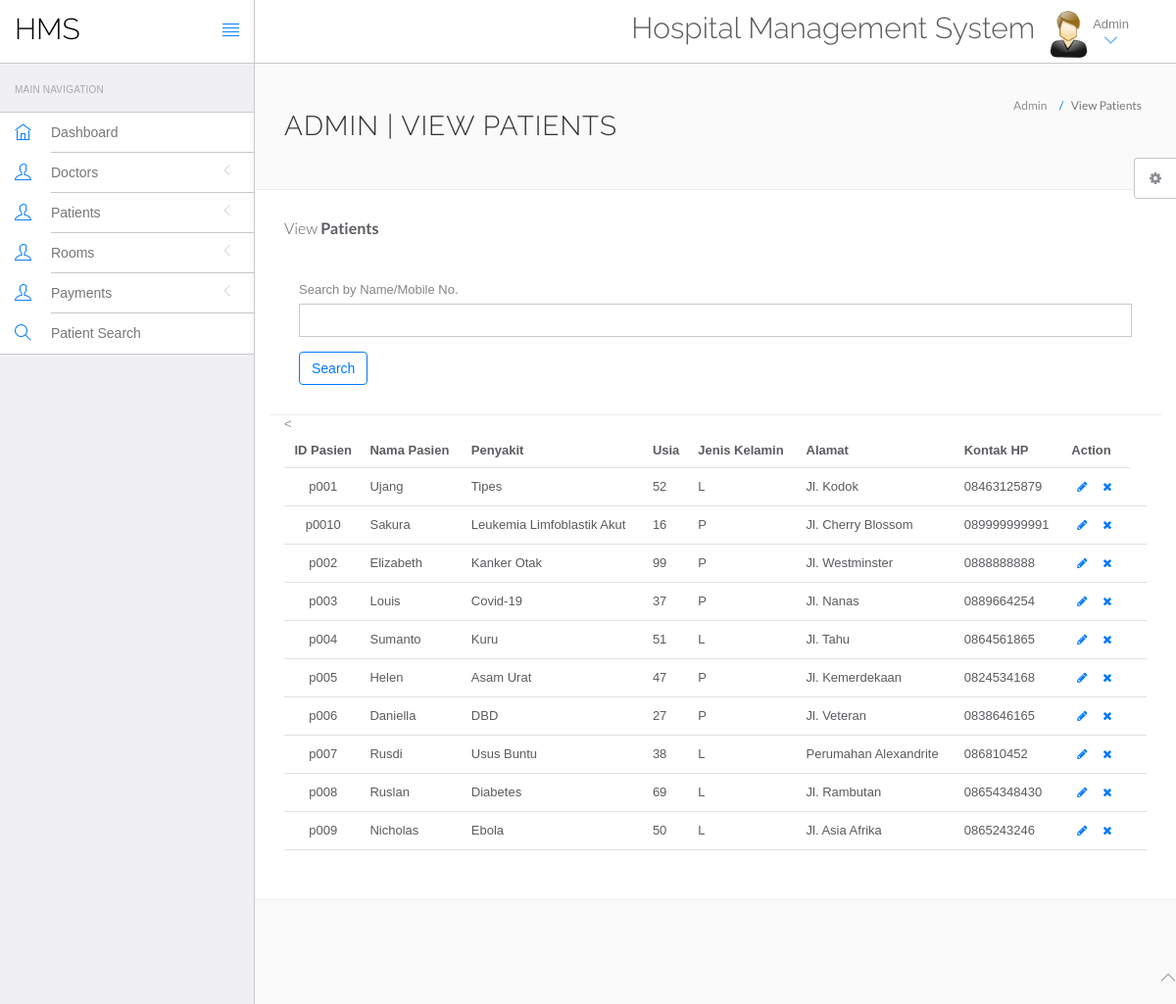
The page /hms/admin/manage-patient.php on the database its author committed.
### tables this page shows
CREATE TABLE `pasien` (
  `id_pasien` varchar(8) NOT NULL,
  `nama_pasien` varchar(50) NOT NULL,
  `penyakit` varchar(30) NOT NULL,
  `usia` int(3) NOT NULL,
  `jenis_kelamin` char(1) NOT NULL,
  `alamat` varchar(50) NOT NULL,
  `kontak_hp` varchar(15) NOT NULL
);

### hms/admin/manage-patient.php (the view, shortened to what this page needs)
<?php
include('include/config.php');
?>
<!DOCTYPE html>
<html lang="en">
	<head>
		<link rel="stylesheet" href="vendor/bootstrap/css/bootstrap.min.css">
		<link rel="stylesheet" href="vendor/fontawesome/css/font-awesome.min.css">
		<link rel="stylesheet" href="vendor/themify-icons/themify-icons.min.css">
		<link href="vendor/animate.css/animate.min.css" rel="stylesheet" media="screen">
		<link href="vendor/perfect-scrollbar/perfect-scrollbar.min.css" rel="stylesheet" media="screen">
		<link href="vendor/switchery/switchery.min.css" rel="stylesheet" media="screen">
		<link href="vendor/bootstrap-touchspin/jquery.bootstrap-touchspin.min.css" rel="stylesheet" media="screen">
		<link href="vendor/select2/select2.min.css" rel="stylesheet" media="screen">
		<link href="vendor/bootstrap-datepicker/bootstrap-datepicker3.standalone.min.css" rel="stylesheet" media="screen">
		<link href="vendor/bootstrap-timepicker/bootstrap-timepicker.min.css" rel="stylesheet" media="screen">
		<link rel="stylesheet" href="assets/css/styles.css">
		<link rel="stylesheet" href="assets/css/plugins.css">
		<link rel="stylesheet" href="assets/css/themes/theme-1.css" id="skin_color" />
	</head>
	<body>
		<div id="app">
<?php include('include/sidebar.php');?>
<div class="app-content">
<?php include('include/header.php');?>
<div class="main-content" >
<div class="wrap-content container" id="container">
<section id="page-title">
<div class="row">
<div class="col-sm-8">
<h1 class="mainTitle">Admin | View Patients</h1>
</div>
<ol class="breadcrumb">
<li>
<span>Admin</span>
</li>
<li class="active">
<span>View Patients</span>
</li>
</ol>
</div>
</section>
<div class="container-fluid container-fullw bg-white">
<div class="row">
<div class="col-md-12">
<h5 class="over-title margin-bottom-15">View <span class="text-bold">Patients</span></h5>
<div class="container-fluid container-fullw bg-white">
<div class="row">
<div class="col-md-12">
	<form role="form" method="post" name="search">
<div class="form-group">
<label for="doctorname">
Search by Name/Mobile No.
</label>
<input type="text" name="searchdata" id="searchdata" class="form-control" value="" required='true'>
</div>
<button type="submit" name="search" id="submit" class="btn btn-o btn-primary">
Search
</button>
</form>
</div>
</div>
</div>
<table class="table table-hover" id="sample-table-1">
<thead>
<tr>
<<th class="center">ID Pasien</th>
<th>Nama Pasien</th>
<th>Penyakit</th>
<th>Usia</th>
<th>Jenis Kelamin </th>
<th>Alamat </th>
<th>Kontak HP</th>
<th>Action</th>
</tr>
</thead>
<tbody>
<?php
$sql=mysqli_query($con,"select * from pasien");
while($row=mysqli_fetch_array($sql))
{
?>
<tr>
<td class="center"><?php echo $row['id_pasien'];?></td>
<td><?php echo $row['nama_pasien'];?></td>
<td><?php echo $row['penyakit'];?></td>
<td><?php echo $row['usia'];?></td>
<td><?php echo $row['jenis_kelamin'];?>
<td><?php echo $row['alamat'];?></td>
<td><?php echo $row['kontak_hp'];?></td>
<td><div class="visible-md visible-lg hidden-sm hidden-xs">
							<a href="edit-doctor.php?id=<?php echo $row['id'];?>" class="btn btn-transparent btn-xs" tooltip-placement="top" tooltip="Edit"><i class="fa fa-pencil"></i></a>
	<a href="manage-patient.php?id=<?php echo $row['id_pasien']?>&del=delete" onClick="return confirm('Are you sure you want to delete?')"class="btn btn-transparent btn-xs tooltips" tooltip-placement="top" tooltip="Remove"><i class="fa fa-times fa fa-white"></i></a>
												</div>
												</td>
</td>
<td>
</td>
</tr>
<?php
 }?></tbody>
</table>
</div>
</div>
</div>
</div>
</div>
</div>
</div>
	<?php include('include/footer.php');?>
	<?php include('include/setting.php');?>
	</body>
</html>

### hms/admin/assets/css/themes/theme-1.css (style rules this page uses)
body { background: #FAFAFA; }

### rows shown on the page
pasien: id_pasien "p001", nama_pasien "Ujang", penyakit "Tipes", usia "52", jenis_kelamin "L", alamat "Jl. Kodok", kontak_hp "08463125879"
pasien: id_pasien "p0010", nama_pasien "Sakura", penyakit "Leukemia Limfoblastik Akut", usia "16", jenis_kelamin "P", alamat "Jl. Cherry Blossom", kontak_hp "089999999991"
pasien: id_pasien "p002", nama_pasien "Elizabeth", penyakit "Kanker Otak", usia "99", jenis_kelamin "P", alamat "Jl. Westminster", kontak_hp "0888888888"
pasien: id_pasien "p003", nama_pasien "Louis", penyakit "Covid-19", usia "37", jenis_kelamin "P", alamat "Jl. Nanas", kontak_hp "0889664254"
pasien: id_pasien "p004", nama_pasien "Sumanto", penyakit "Kuru", usia "51", jenis_kelamin "L", alamat "Jl. Tahu", kontak_hp "0864561865"
pasien: id_pasien "p005", nama_pasien "Helen", penyakit "Asam Urat", usia "47", jenis_kelamin "P", alamat "Jl. Kemerdekaan", kontak_hp "0824534168"
pasien: id_pasien "p006", nama_pasien "Daniella", penyakit "DBD", usia "27", jenis_kelamin "P", alamat "Jl. Veteran", kontak_hp "0838646165"
pasien: id_pasien "p007", nama_pasien "Rusdi", penyakit "Usus Buntu", usia "38", jenis_kelamin "L", alamat "Perumahan Alexandrite", kontak_hp "086810452"
pasien: id_pasien "p008", nama_pasien "Ruslan", penyakit "Diabetes", usia "69", jenis_kelamin "L", alamat "Jl. Rambutan", kontak_hp "08654348430"
pasien: id_pasien "p009", nama_pasien "Nicholas", penyakit "Ebola", usia "50", jenis_kelamin "L", alamat "Jl. Asia Afrika", kontak_hp "0865243246"
